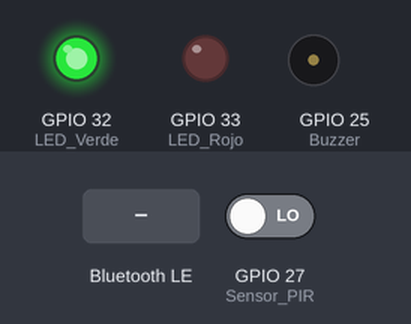
Bench run of a sketch on a simulated ESP32. Parts: output pins drawn as LEDs (lit = HIGH), buzzer (waves = sounding). Dashed ring = blinking. Inputs (shaded band) come from the test bench; at power-on: GPIO 27 (Sensor_PIR) LOW. Nothing arrives over Bluetooth unless stated; a phone connects over Bluetooth LE 3 s after start.

Above: at 1.2 s.
1.3 s: GPIO 27 (Sensor_PIR) driven HIGH
At 1.37 s:
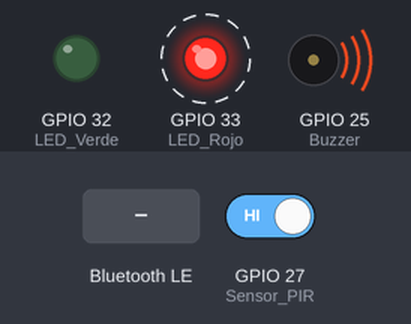
4.3 s: Bluetooth LE write "D" received
At 5.6 s:
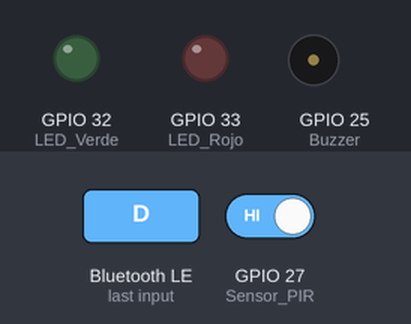
6.1 s: Bluetooth LE write "A" received
At 6.37 s:
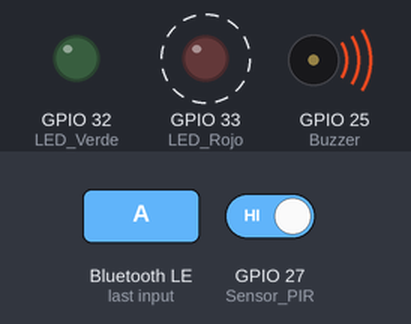
Timing chart, 0 to 15.1 s (numbered marks = the images above; inputs shaded):
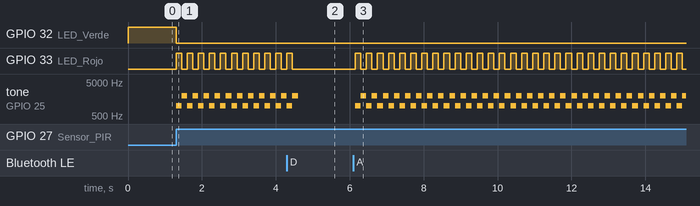

Measured:
- after the input at 1.3 s, GPIO 32 (LED_Verde): HIGH → LOW at once; GPIO 33 (LED_Rojo): alternates HIGH for 0.15 s and LOW for 0.15 s, starting at once; tone on GPIO 25 (Buzzer): alternates 2000 Hz for 0.15 s and 1000 Hz for 0.15 s, starting at once
- after the input at 4.3 s, GPIO 33 (LED_Rojo): goes on until 4.5 s, then stays LOW
- after the input at 6.1 s, GPIO 33 (LED_Rojo): alternates HIGH for 0.15 s and LOW for 0.15 s, starting after 0.05 s; tone on GPIO 25 (Buzzer): alternates 2000 Hz for 0.15 s and 1000 Hz for 0.15 s, starting after 0.05 s

The sketch:

ALARMA.ino
```cpp
#include <BLEDevice.h>
#include <BLEServer.h>

bool armado = true, alarma = false;
BLECharacteristic *cNotif;

class escuchar : public BLECharacteristicCallbacks {
  void onWrite(BLECharacteristic *c) {
    char letra = c->getValue().c_str()[0];
    if (letra == 'D') { armado = false; alarma = false; } // D = Desarmar
    if (letra == 'A') { armado = true; }                  // A = Armar
  }
};

void setup() {
  pinMode(27, INPUT); // Sensor PIR
  pinMode(25, OUTPUT); // Buzzer
  pinMode(32, OUTPUT); // LED Verde
  pinMode(33, OUTPUT); // LED Rojo

  BLEDevice::init("ESP32_ALARMA");
  BLEServer *srv = BLEDevice::createServer();
  BLEService *svc = srv->createService("4fafc201-1fb5-459e-8fcc-c5c9c331914b");

  // 1. Canal para escuchar al celular
  BLECharacteristic *cEscribir = svc->createCharacteristic("beb5483e-36e1-4688-b7f5-ea07361b26a8", BLECharacteristic::PROPERTY_WRITE);
  cEscribir->setCallbacks(new escuchar());

  // 2. Canal para enviarle alertas al celular
  cNotif = svc->createCharacteristic("1c95d5e3-d8f7-413a-bf3d-7a2e5d7be87e", BLECharacteristic::PROPERTY_NOTIFY);

  svc->start();
  srv->getAdvertising()->start();
}

void loop() {
  if (!armado) {
    // Apagado total
    digitalWrite(32, 0); digitalWrite(33, 0); noTone(25);
  } else {
    // Si detecta movimiento (PIR manda un 1 o HIGH)
    if (digitalRead(27) == 1 && !alarma) {
      alarma = true;
      cNotif->setValue("X"); // Manda una 'X' al celular
      cNotif->notify();
    }

    if (alarma) {
      // Modo pánico: Sirena y LED rojo parpadeando
      digitalWrite(32, 0); digitalWrite(33, 1); tone(25, 1000); delay(150);
      digitalWrite(33, 0); tone(25, 2000); delay(150);
    } else {
      // Modo vigilancia: Solo LED verde fijo
      digitalWrite(32, 1); digitalWrite(33, 0); noTone(25); delay(100);
    }
  }
}
```
